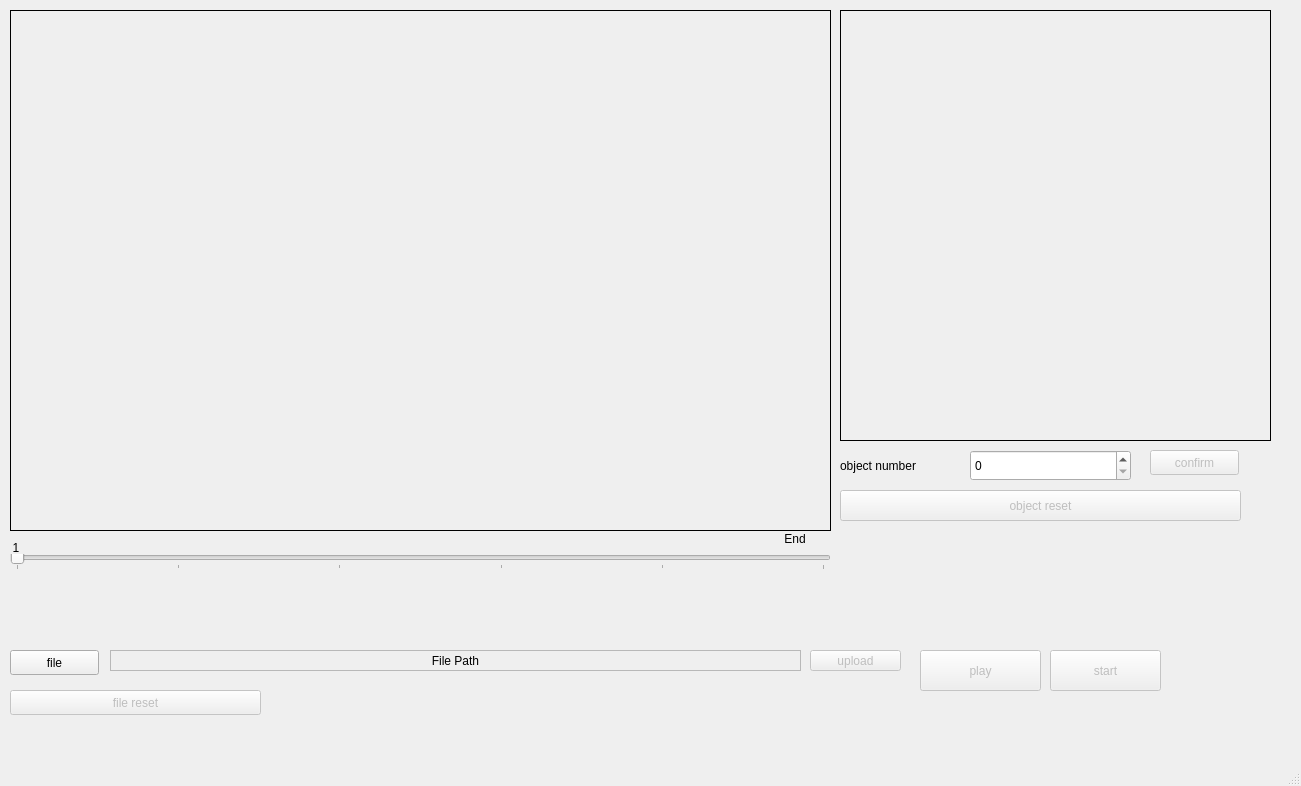
<?xml version="1.0" encoding="UTF-8"?>
<ui version="4.0">
 <class>MainWindow</class>
 <widget class="QMainWindow" name="MainWindow">
  <property name="geometry">
   <rect>
    <x>0</x>
    <y>0</y>
    <width>1301</width>
    <height>786</height>
   </rect>
  </property>
  <property name="windowTitle">
   <string>MainWindow</string>
  </property>
  <widget class="QWidget" name="centralwidget">
   <widget class="QSpinBox" name="spinBox_object_num">
    <property name="geometry">
     <rect>
      <x>970</x>
      <y>450</y>
      <width>161</width>
      <height>31</height>
     </rect>
    </property>
   </widget>
   <widget class="QPushButton" name="btn_confirm">
    <property name="enabled">
     <bool>false</bool>
    </property>
    <property name="geometry">
     <rect>
      <x>1150</x>
      <y>450</y>
      <width>89</width>
      <height>25</height>
     </rect>
    </property>
    <property name="text">
     <string>confirm</string>
    </property>
   </widget>
   <widget class="QPushButton" name="btn_object_reset">
    <property name="enabled">
     <bool>false</bool>
    </property>
    <property name="geometry">
     <rect>
      <x>840</x>
      <y>490</y>
      <width>401</width>
      <height>31</height>
     </rect>
    </property>
    <property name="text">
     <string>object reset</string>
    </property>
   </widget>
   <widget class="QPushButton" name="btn_file">
    <property name="geometry">
     <rect>
      <x>10</x>
      <y>650</y>
      <width>89</width>
      <height>25</height>
     </rect>
    </property>
    <property name="text">
     <string>file</string>
    </property>
   </widget>
   <widget class="QPushButton" name="btn_play">
    <property name="enabled">
     <bool>false</bool>
    </property>
    <property name="geometry">
     <rect>
      <x>920</x>
      <y>650</y>
      <width>121</width>
      <height>41</height>
     </rect>
    </property>
    <property name="text">
     <string>play</string>
    </property>
   </widget>
   <widget class="QPushButton" name="btn_file_reset">
    <property name="enabled">
     <bool>false</bool>
    </property>
    <property name="geometry">
     <rect>
      <x>10</x>
      <y>690</y>
      <width>251</width>
      <height>25</height>
     </rect>
    </property>
    <property name="text">
     <string>file reset</string>
    </property>
   </widget>
   <widget class="QPushButton" name="btn_upload">
    <property name="enabled">
     <bool>false</bool>
    </property>
    <property name="geometry">
     <rect>
      <x>810</x>
      <y>650</y>
      <width>91</width>
      <height>21</height>
     </rect>
    </property>
    <property name="text">
     <string>upload</string>
    </property>
   </widget>
   <widget class="QLabel" name="label_file_path">
    <property name="geometry">
     <rect>
      <x>110</x>
      <y>650</y>
      <width>691</width>
      <height>21</height>
     </rect>
    </property>
    <property name="frameShape">
     <enum>QFrame::StyledPanel</enum>
    </property>
    <property name="text">
     <string>File Path</string>
    </property>
    <property name="textFormat">
     <enum>Qt::PlainText</enum>
    </property>
    <property name="alignment">
     <set>Qt::AlignCenter</set>
    </property>
   </widget>
   <widget class="QLabel" name="label_mainscreen">
    <property name="geometry">
     <rect>
      <x>10</x>
      <y>10</y>
      <width>821</width>
      <height>521</height>
     </rect>
    </property>
    <property name="frameShape">
     <enum>QFrame::Box</enum>
    </property>
    <property name="text">
     <string/>
    </property>
    <property name="scaledContents">
     <bool>true</bool>
    </property>
   </widget>
   <widget class="QLabel" name="label_start_frame">
    <property name="geometry">
     <rect>
      <x>6</x>
      <y>539</y>
      <width>20</width>
      <height>17</height>
     </rect>
    </property>
    <property name="text">
     <string>1</string>
    </property>
    <property name="alignment">
     <set>Qt::AlignCenter</set>
    </property>
   </widget>
   <widget class="QSlider" name="horizontalSlider">
    <property name="enabled">
     <bool>false</bool>
    </property>
    <property name="geometry">
     <rect>
      <x>10</x>
      <y>554</y>
      <width>821</width>
      <height>16</height>
     </rect>
    </property>
    <property name="sizePolicy">
     <sizepolicy hsizetype="Expanding" vsizetype="Fixed">
      <horstretch>0</horstretch>
      <verstretch>0</verstretch>
     </sizepolicy>
    </property>
    <property name="mouseTracking">
     <bool>false</bool>
    </property>
    <property name="maximum">
     <number>500</number>
    </property>
    <property name="orientation">
     <enum>Qt::Horizontal</enum>
    </property>
    <property name="tickPosition">
     <enum>QSlider::TicksBelow</enum>
    </property>
    <property name="tickInterval">
     <number>100</number>
    </property>
   </widget>
   <widget class="QLabel" name="label_end_frame">
    <property name="geometry">
     <rect>
      <x>760</x>
      <y>530</y>
      <width>70</width>
      <height>17</height>
     </rect>
    </property>
    <property name="text">
     <string>End</string>
    </property>
    <property name="alignment">
     <set>Qt::AlignCenter</set>
    </property>
   </widget>
   <widget class="QLabel" name="label_object_number">
    <property name="geometry">
     <rect>
      <x>840</x>
      <y>450</y>
      <width>121</width>
      <height>31</height>
     </rect>
    </property>
    <property name="text">
     <string>object number</string>
    </property>
   </widget>
   <widget class="QLabel" name="label_objscreen">
    <property name="geometry">
     <rect>
      <x>840</x>
      <y>10</y>
      <width>431</width>
      <height>431</height>
     </rect>
    </property>
    <property name="frameShape">
     <enum>QFrame::Box</enum>
    </property>
    <property name="text">
     <string/>
    </property>
    <property name="scaledContents">
     <bool>true</bool>
    </property>
   </widget>
   <widget class="QPushButton" name="btn_start">
    <property name="enabled">
     <bool>false</bool>
    </property>
    <property name="geometry">
     <rect>
      <x>1050</x>
      <y>650</y>
      <width>111</width>
      <height>41</height>
     </rect>
    </property>
    <property name="text">
     <string>start</string>
    </property>
   </widget>
  </widget>
  <widget class="QMenuBar" name="menubar">
   <property name="geometry">
    <rect>
     <x>0</x>
     <y>0</y>
     <width>1301</width>
     <height>22</height>
    </rect>
   </property>
  </widget>
  <widget class="QStatusBar" name="statusbar"/>
 </widget>
 <resources/>
 <connections/>
</ui>
